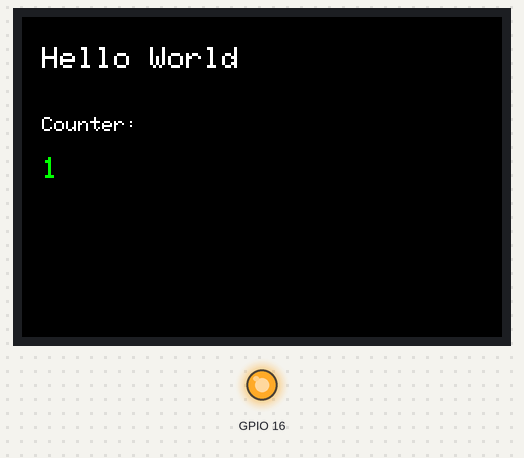
Bench run of a sketch on a simulated ESP32. Shown: 480×320 colour display, output pins drawn as LEDs (lit = HIGH). What the sketch prints to the serial monitor is not drawn.

Above: at 1.1 s.
At 4.1 s:
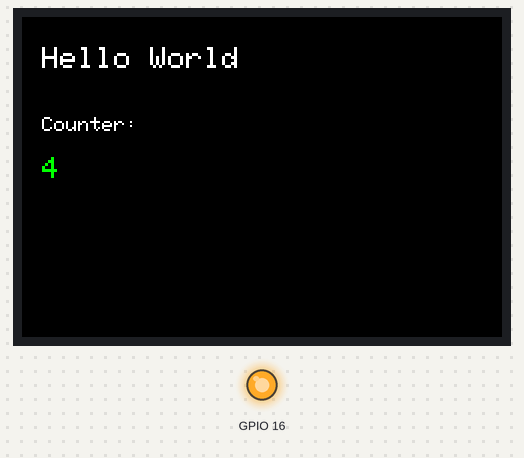
At 9.1 s:
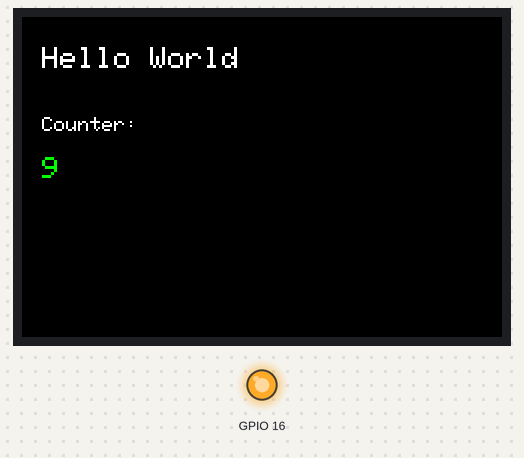
At 20.1 s:
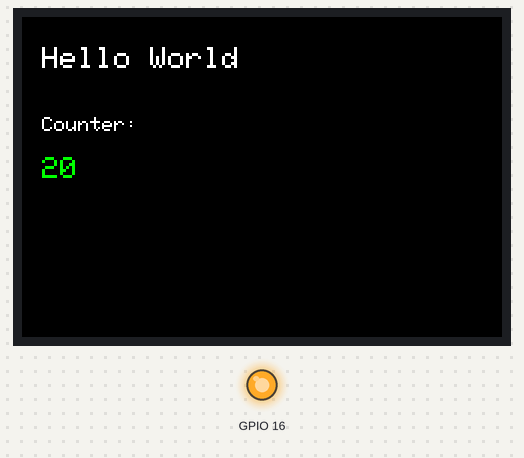
At 31.1 s:
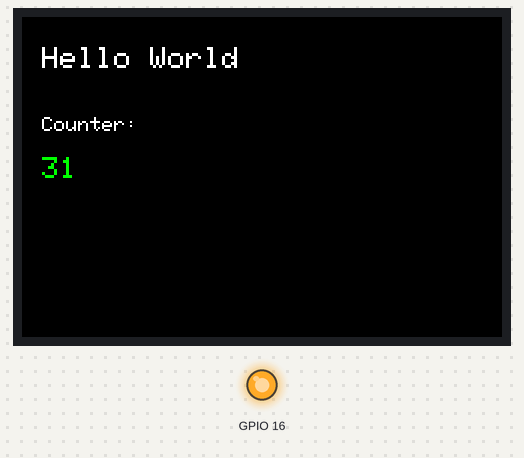
At 39.1 s:
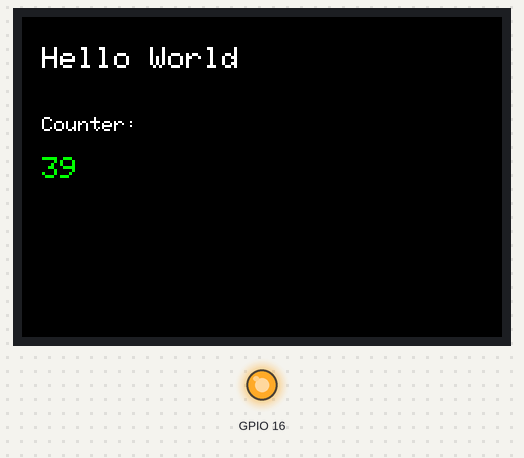

Measured:
- what the display in image 1 shows lasts 1.0 s, from 4.0 s to 5.0 s

The sketch:

display_test.ino
```cpp
#include <TFT_eSPI.h>

TFT_eSPI tft = TFT_eSPI();

unsigned long lastUpdate = 0;
unsigned long counter = 0;

void setup() {
  Serial.begin(115200);
  delay(500);

  // Backlight
  pinMode(16, OUTPUT);
  digitalWrite(16, HIGH);

  // Initialize display
  tft.init();
  tft.setRotation(1);

  // Clear screen
  tft.fillScreen(TFT_BLACK);

  // Hello World
  tft.setTextColor(TFT_WHITE, TFT_BLACK);
  tft.setTextSize(3);
  tft.setCursor(20, 30);
  tft.println("Hello World");

  // Counter label
  tft.setTextSize(2);
  tft.setCursor(20, 100);
  tft.println("Counter:");

  Serial.println("Display initialized.");
}

void loop() {
  if (millis() - lastUpdate >= 1000) {
    lastUpdate = millis();
    counter++;

    // Clear previous counter
    tft.fillRect(20, 140, 300, 40, TFT_BLACK);

    // Draw counter
    tft.setTextColor(TFT_GREEN, TFT_BLACK);
    tft.setTextSize(3);
    tft.setCursor(20, 140);
    tft.print(counter);

    Serial.print("Counter: ");
    Serial.println(counter);
  }
}
```
